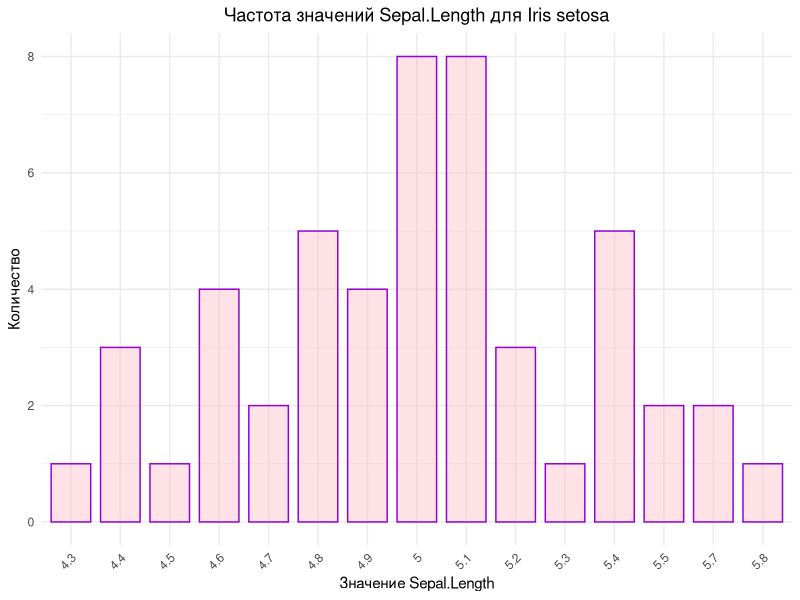

The R source for this figure:
#Первая часть дз

#Загружаем данные
data(iris)

#Фильтруем данные для вида "setosa"
iris_setosa <- iris[iris$Species == "setosa", ]

#Создаем таблицу частот для переменной Sepal.Length
freq_table <- table(iris_setosa$Sepal.Length)

#Преобразуем таблицу в data.frame
result_df <- data.frame(Sepal.Length = as.numeric(names(freq_table)),
                        Frequency = as.vector(freq_table))

#Сортируем датафрейм по Sepal.Length
result_df <- result_df[order(result_df$Sepal.Length), ]

#Просмотрим результат
result_df

#Сохраняем в файл CSV
write.csv(result_df, "setosa_sepal_length_freq.csv", row.names = FALSE)


#Вторая часть дз

library(ggplot2)

ggplot(result_df, aes(x = factor(Sepal.Length), y = Frequency)) +
  geom_bar(stat = "identity", 
           fill = "lightpink", 
           color = "darkviolet",
           alpha = 0.4,
           width = 0.8) +
  labs(title = "Частота значений Sepal.Length для Iris setosa",
       x = "Значение Sepal.Length",
       y = "Количество") +
  theme_minimal() +
  theme(axis.text.x = element_text(angle = 45, hjust = 1),
        plot.title = element_text(hjust = 0.5))
